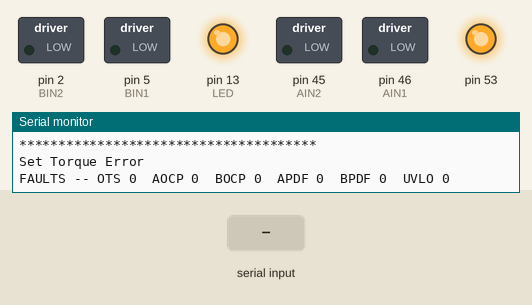
Bench run of a sketch on a simulated Arduino Mega 2560, built with avr-gcc and run on an emulated ATmega2560. On the bench: switched loads named in the sketch (green lamp = pin HIGH), output pins drawn as LEDs (lit = HIGH), the last lines printed to the serial monitor. The test bench sets the inputs (shaded band). Pins used as bus, display or sensor lines are not drawn.

Above: at 1.2 s.
1.3 s: "slow\n" received over Serial
At 2.4 s:
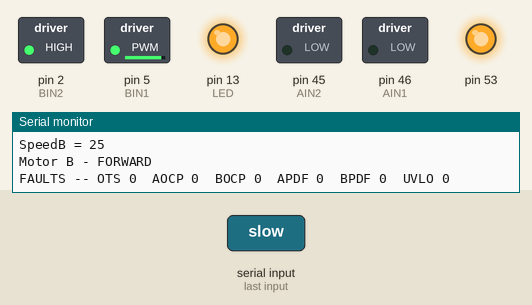
2.8 s: byte 113 ('q') received over Serial
At 3.6 s:
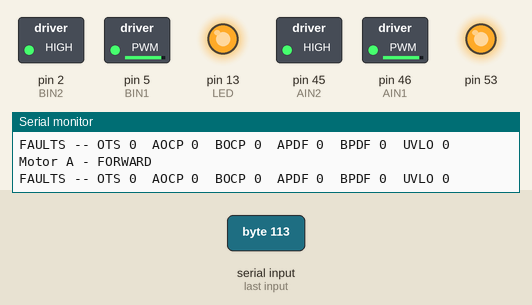
4.3 s: byte 122 ('z') received over Serial
At 4.8 s:
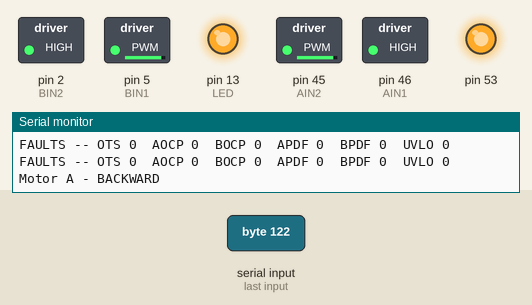
5.8 s: "mixed\n" received over Serial
At 7.0 s:
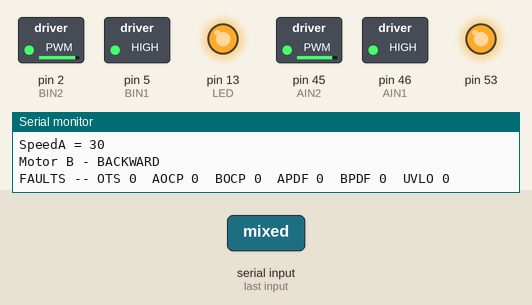
7.3 s: byte 97 ('a') received over Serial
At 8.3 s:
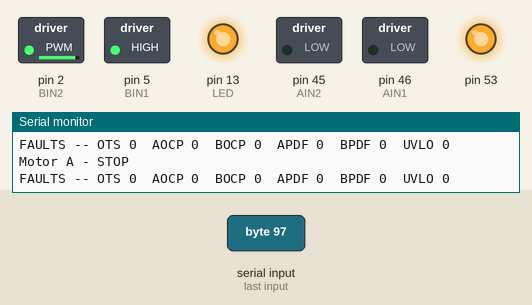
8.8 s: "auto\n" received over Serial
At 9.5 s:
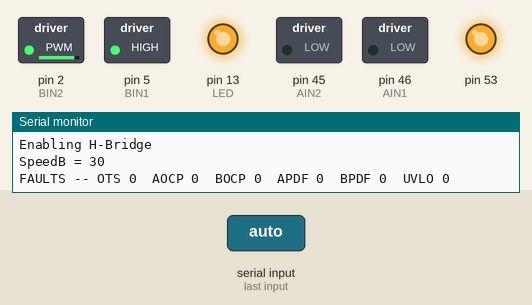
Timing chart, 0 to 11.3 s (numbered marks = the images above; inputs shaded):
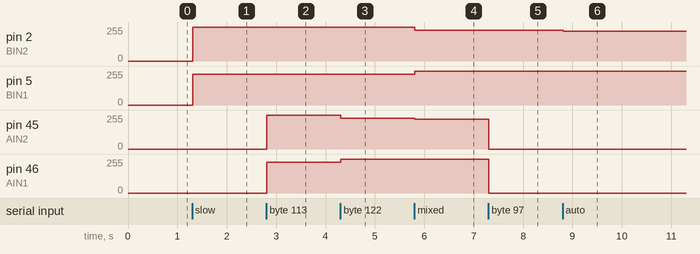

Measured:
- after the input at 1.3 s, pin 2 (BIN2): 0/255 → 255/255 at once; pin 5 (BIN1): 0/255 → 230/255 at once
- after the input at 2.8 s, pin 45 (AIN2): 0/255 → 255/255 at once; pin 46 (AIN1): 0/255 → 230/255 at once
- after the input at 4.3 s, pin 45 (AIN2): 255/255 → 230/255 at once; pin 46 (AIN1): 230/255 → 255/255 at once
- after the input at 5.8 s, pin 2 (BIN2): 255/255 → 230/255 at once; pin 5 (BIN1): 230/255 → 255/255 at once; pin 45 (AIN2): 230/255 → 225/255 at once
- after the input at 7.3 s, pin 45 (AIN2): 225/255 → 0/255 at once; pin 46 (AIN1): 255/255 → 0/255 at once
- after the input at 8.8 s, pin 2 (BIN2): 230/255 → 225/255 at once

The sketch:

DCMotorController.ino
```cpp
#include <SPI.h>
#include <timer.h>

#define LED       13

/* Signal Defines for DRV8704 */
#define SLEEP_n   9
#define RESET     8
#define CS        7

/* Motor Control Pins */
#define AIN1      46
#define AIN2      45
#define BIN1      5
#define BIN2      2

/* Defines for Register Address of DRV8704 */
#define CTRL      0x00
#define TORQUE    0x01
#define OFF       0x02
#define BLANK     0x03
#define DECAY     0x04
#define DRIVE     0x06
#define STATUS    0x07

/* Motor Control States */
#define BRAKE     3
#define FORWARD   2
#define BACK      1
#define STOP      0

/* Create a timer with default settings */
auto timer = timer_create_default();

struct DRV8704{
  bool faults[6];
  uint8_t speedA,speedB;
  uint8_t torque;
  uint8_t stateA, stateB;
};


DRV8704 controller = {
   .faults = {0,0,0,0,0,0},
   /* Set Default Speed of motors to 10% */
   .speedA = 25,
   .speedB = 25,
   /* Default Torque */
   .torque = 255,
   /* Default State of Motors */
   .stateA = STOP,
   .stateB = STOP
};


void setup() {
  /* Set LED Pin as output */
  pinMode(LED, OUTPUT);

  /* Initlialize Digital Pins for DRV8704 */
  pinMode(SLEEP_n, OUTPUT);
  pinMode(RESET, OUTPUT);
  pinMode(CS, OUTPUT);
  pinMode(AIN1, OUTPUT);
  pinMode(AIN2, OUTPUT);
  pinMode(BIN1, OUTPUT);
  pinMode(BIN2, OUTPUT);

  /* Set Initial Values for Digital Pins */
  digitalWrite(SLEEP_n, HIGH);
  digitalWrite(RESET, LOW);
  digitalWrite(CS, LOW);

  /* PWM for Motor 1 */
  TCCR5B = TCCR5B & B11111000 | B00000001;  // for PWM frequency of 31372.55 Hz
  TCCR3B = TCCR3B & B11111000 | B00000001;  // for PWM frequency of 31372.55 Hz

  /* Reset The Board */
  digitalWrite(RESET, HIGH);
  /* Set initial value for PWM */
  analogWrite(AIN1, 0);
  analogWrite(AIN2, 0);
  analogWrite(BIN1, 0);
  analogWrite(BIN2, 0);

  /* Setup Serial Communication */
  Serial.begin(115200);

  /* Setup SPI Communications for DRV8704 */
  SPI.begin();

  /* Turn LED on after Initialization completed */
  digitalWrite(LED, HIGH);

  Serial.println("**************************************");
  Serial.println("**********DRV8704 Test Setup**********");
  Serial.println("**************************************");

  /* Remove from reset */
  digitalWrite(RESET, LOW);

  /* Timers */
  timer.every(1000, printFault , &controller);
  timer.every(50, setMotors , &controller);


  /* Inititalize DRV8704 Parameters */
  /* Enable Hbridge */
  if (setHbridge("on")){
    Serial.println("Enabled HBridge");
  }

  if (setTorque(controller.torque)){
    Serial.println("Set Torque Successful");
  } else{
    Serial.println("Set Torque Error ");
  }
}


void open() {
  digitalWrite(CS, HIGH);
  SPI.beginTransaction(SPISettings(100000, MSBFIRST, SPI_MODE0));
}

void close(){
  SPI.endTransaction();
  digitalWrite(CS, LOW);
}

int read(unsigned int address){
  /*
    Read from a register over SPI using Arduino SPI library.
    Args: address -> int 0xX where X <= 7
    Return: integer representing register value.
    Example:  data = spiReadReg(0x6);
  */
  unsigned int value;
  address = address << 12; // allocate zeros for data
  address |= 0x8000; // set MSB to read (1)
  open();
  value = SPI.transfer16(address); // transfer read request, recieve data
  close();

  return value;
}

void write(unsigned int address, unsigned int value){
   /*
  Write to register over SPI using Arduino SPI library.
  address : int 0xX where X <= 0x7,
  value : int to be written (as binary) to register. (12 bits)
  returns : true if write successful, false otherwise
  Example:  spiWriteReg(0x6, 0x0FF0);
  */
  unsigned int packet=0;

  address = address << 12; // build packet skelleton
  address &= ~0x8000; // set MSB to write (0)
  packet = address | value;
  open();  // open comms
  SPI.transfer16(packet);
  close(); // close
}

void getFault(DRV8704 *temp) {
  memset(temp->faults , 0 , sizeof(temp->faults));
  unsigned int current = read(STATUS) & 0x03F;
  if (current & 0x1) {
    temp->faults[0] = true;
  }
  if (current & 0x2) {
    temp->faults[1] = true;
  }
  if (current & 0x4) {
    temp->faults[2] = true;
  }
  if (current & 0x8) {
    temp->faults[3] = true;
  }
  if (current & 0x10) {
    temp->faults[4] = true;
  }
  if (current & 0x20) {
    temp->faults[5] = true;
  }
}

bool printFault(DRV8704 *temp){
  char str[100];
  getFault(temp);
  memset(str, 0, sizeof(str));
  sprintf(str, "FAULTS -- OTS %d  AOCP %d  BOCP %d  APDF %d  BPDF %d  UVLO %d\r\n",temp->faults[0]
                                                                                  ,temp->faults[1]
                                                                                  ,temp->faults[2]
                                                                                  ,temp->faults[3]
                                                                                  ,temp->faults[4]
                                                                                  ,temp->faults[5]);
  Serial.print(str);

  if (temp->faults[0]){
    Serial.println("Over Temperature Fault");
    clearFault(0);
  }

  if (temp->faults[1]){
    Serial.println("Channel A Over Current");
    clearFault(1);
  }

  if (temp->faults[2]){
    Serial.println("Channel B Over Current");
    clearFault(2);
  }

  if (temp->faults[3]){
    Serial.println("Channel A Predriver Fault");
    clearFault(3);
  }

  if (temp->faults[4]){
    Serial.println("Channel B Predriver Fault");
    clearFault(4);
  }

  if (temp->faults[5]){
    Serial.println("Under Voltage fault");
    clearFault(5);
  }

  return true; // repeat? true
}

/*
clears a Fault if there is one.
value: OTS - over temp                  (0) (auto clear)
    AOCP - Channel A over current       (1)
    BOCP - Channel B "      "           (2)
    APDF - Channel A predriver fault    (3)
    BPDF - Channel B "         "        (4)
    UVLO - Undervoltage                 (5) (should be auto clear, But apparently not)
*/
void clearFault(int value) {
  write(STATUS, 0<<value);
}


void setMotors(DRV8704 *temp){
  switch(temp->stateA){
    case STOP:
      analogWrite(AIN1 , 0);
      analogWrite(AIN2 , 0);
    break;

    case FORWARD:
      analogWrite(AIN1 , 255 - temp->speedA);
      analogWrite(AIN2 , 255);
    break;

    case BACK:
      analogWrite(AIN1 , 255);
      analogWrite(AIN2 , 255 - temp->speedA);
    break;

    default:
    break;
  }
  switch(temp->stateB){
    case STOP:
      analogWrite(BIN1 , 0);
      analogWrite(BIN2 , 0);
    break;

    case FORWARD:
      analogWrite(BIN1 , 255 - temp->speedB);
      analogWrite(BIN2 , 255);
    break;

    case BACK:
      analogWrite(BIN1 , 255);
      analogWrite(BIN2 , 255 - temp->speedB);
    break;

    default:
    break;
  }
  setTorque(temp->torque);
  return true; // repeat? true
}

unsigned int getTDecay() {
  return read(DECAY) & 0x0FF;
}

bool setTDecay(unsigned int value) {
  unsigned int current = read(DECAY)  & ~0xF000;
  unsigned int outgoing;

  if(value <= 255 && value >= 0) {
    outgoing = current & 0xF00; // clear bits 7-0
    outgoing |= value; // set bits 7-0
  } else {
    outgoing = current; // do nothing
    return false;
  }
  write(DECAY, outgoing);

  return (getTDecay == value) ? true : false;
}

char * getDecMode() {
  unsigned int current = read(DECAY) & 0x700;
  char* get = "none";

  if (current == 0x000) {
    get = "slow";
  } else if (current == 0x200) {
    get = "fast";
  } else if (current == 0x300) {
    get = "mixed";
  } else if (current == 0x500) {
    get = "auto";
  }
  return get;
}

bool setDecMode(char* value) {
  unsigned int current = read(DECAY)  & ~0xF000;
  unsigned int outgoing;

  if(value == "slow") {
    outgoing = current & ~0x700;// clear bits 10-8
  } else if (value == "fast") {
    outgoing = current & ~0x700; // clear bits 10-8
    outgoing |= 0x200; // set bit 9
  } else if (value == "mixed") {
    outgoing = current & ~0x700; // clear bits 10-8
    outgoing |= 0x300; // set bits 9-8
  } else if (value == "auto") {
    outgoing = current & ~0x700; // clear bits 10-8
    outgoing |= 0x500; // set bits 10 and 8
  } else {
    outgoing = current; // do nothing
    return false;
  }
  write(DECAY, outgoing);
  return (getDecMode() == value) ? true: false;
}


int getIDriveN() {
  unsigned int current = read(DRIVE) & 0x300;
  int get = 0;

  if (current == 0x000) {
    get = 100;
  } else if (current == 0x100) {
    get = 200;
  } else if (current == 0x200) {
    get = 300;
  } else if (current == 0x300) {
    get = 400;
  }

  return get;
}

int getIDriveP() {
  unsigned int current = read(DRIVE) & 0xC00;
  int get = 0;

  if (current == 0x000) {
    get = 50;
  } else if (current == 0x400) {
    get = 100;
  } else if (current == 0x800) {
    get = 150;
  } else if (current == 0xC00) {
    get = 200;
  }

  return get;
}

char* getHbridge() {
  unsigned int current = read(CTRL) & 0x001;
  char* get = "none";

  if (current == 0) {
    get = "off";
  } else if (current == 1) {
    get = "on";
  }

  return get;
}

int getISGain() {
  unsigned int current = read(CTRL) & 0x300;
  int get = 0;

  if (current == 0x000) {
    get = 5;
  } else if (current == 0x100) {
    get = 10;
  } else if (current == 0x200) {
    get = 20;
  } else if (current == 0x300) {
    get = 40;
  }

  return get;
}

int getDTime() {
  unsigned int current = read(CTRL) & 0xC00;
  int get = 0;

  if (current == 0x000) {
    get = 410;
  } else if (current == 0x400) {
    get = 460;
  } else if (current == 0x800) {
    get = 670;
  } else if (current == 0xC00) {
    get = 880;
  }

  return get;
}

unsigned int getTorque() {
  return read(TORQUE) & 0x0FF;
}

unsigned int getTOff() {
  return read(OFF) & 0x0FF;
}

unsigned int getTBlank() {
  return read(BLANK) & 0x0FF;
}

int getOCPThresh() {
  unsigned int current = read(DRIVE) & 0x003;
  int get = 0;

  if (current == 0x000) {
    get = 250;
  } else if (current == 0x001) {
    get = 500;
  } else if (current == 0x002) {
    get = 750;
  } else if (current == 0x003) {
    get = 1000;
  }

  return get;
}

float getOCPDeglitchTime() {
  unsigned int current = read(DRIVE) & 0x00C;
  float get = 0;

  if (current == 0x000) {
    get = 1.05;
  } else if (current == 0x002) {
    get = 2.1;
  } else if (current == 0x004) {
    get = 4.2;
  } else if (current == 0x00C) {
    get = 8.4;
  }

  return get;
}

int getTDriveN() {
  unsigned int current = read(DRIVE) & 0x030;
  int get = 0;

  if (current == 0x000) {
    get = 263;
  } else if (current == 0x010) {
    get = 525;
  } else if (current == 0x020) {
    get = 1050;
  } else if (current == 0x030) {
    get = 2100;
  }

  return get;
}

int getTDriveP() {
  unsigned int current = read(DRIVE) & 0x0C0;
  int get = 0;

  if (current == 0x000) {
    get = 263;
  } else if (current == 0x040) {
    get = 525;
  } else if (current == 0x080) {
    get = 1050;
  } else if (current == 0x0C0) {
    get = 2100;
  }

  return get;
}


bool setIDriveN(int value) {
  unsigned int current = read(DRIVE) & ~0xF000;
  unsigned int outgoing;

  if (value == 100) {
    outgoing = current & ~0x300; // clear bits 9-8
  } else if (value == 200) {
    outgoing = current & ~0x300; // clear bits 9-8
    outgoing |= 0x100; // set bit 8
  } else if (value == 300) {
    outgoing = current & ~0x300; // clear bits 9-8
    outgoing |= 0x200; // set bit 9
  } else if (value == 400) {
    outgoing = current | 0x300; // set bits 9-8
  } else {
    outgoing = current;
    return false;
  }

  write(DRIVE, outgoing);
  return (getIDriveN == value) ? true : false ;
}

bool setIDriveP(int value) {
  unsigned int current = read(DRIVE) & ~0xF000;
  unsigned int outgoing;

  if (value == 50) {
    outgoing = current & ~0xC00; // clear bits 11-10
  } else if (value == 100) {
    outgoing = current & ~0xC00; // clear bits 11-10
    outgoing |= 0x400; // set bit 8
  } else if (value == 150) {
    outgoing = current & ~0xC00; // clear bits 11-10
    outgoing |= 0x800; // set bit 9
  } else if (value == 200) {
    outgoing = current | 0xC00; // set bits 11-10
  } else {
    outgoing = current;
    return false;
  }

  write(DRIVE, outgoing);
  return (getIDriveP() == value) ? true : false;
}

bool setHbridge(char* value) {
  // clear bits 16-13 from the read data (not used)
  unsigned int current = read(CTRL) & ~0xF000;
  unsigned int outgoing;

  if (value == "off") {
    outgoing = current & ~0x001; // clear bit 0
  } else if (value == "on") {
    outgoing = current | 0x001; // set bit 0
  } else {
    outgoing = current; // do nothing
    return false;
  }

  write(CTRL, outgoing);

  return (getHbridge() == value ? true : false);
}

bool setISGain(int value) {
  unsigned int current = read(CTRL) & ~0xF000;
  unsigned int outgoing;

  if (value == 5) {
    outgoing = current & ~0x300; // clear bits 9-8
  } else if (value == 10) {
    outgoing = current | 0x100; // set bit 8
    outgoing &= ~0x200; // clear bit 9
  } else if (value == 20) {
    outgoing = current | 0x200; // set bit 9
    outgoing &= ~0x100; // clear bit 8
  } else if (value == 40) {
    outgoing = current | 0x300; // set bits 9-8
  } else {
    outgoing = current; // do nothing
    return false;
  }

  write(CTRL, outgoing);

  return (getISGain() == value) ? true : false;
}

bool setDTime(int value) {
  unsigned int current = read(CTRL) & ~0xF000;
  unsigned int outgoing;

  if (value == 410) {
    outgoing = current & ~0xC00; // clear bits 11-10
  } else if (value == 460) {
    outgoing = current | 0x400; // set bit 10
    outgoing &= ~0x800; // clear bit 11
  } else if (value == 670) {
    outgoing = current | 0x800; // set bit 11
    outgoing &= ~0x400; // clear bit 10
  } else if (value == 880) {
    outgoing = current | 0xC00; // set bits 11-10
  } else {
    outgoing = current; // do nothing
    return false;
  }

  write(CTRL, outgoing);

  return (getDTime() == value) ? true : false;
}

bool setTorque(unsigned int value) {
  unsigned int current = read(TORQUE) & ~0xF000;
  unsigned int outgoing;

  if(value <= 255 && value >= 0) {
    outgoing = current & 0xF00; // clear bits 7-0
    outgoing |= value; // set bits 7-0
  } else {
    outgoing = current; // do nothing
    return false;
  }

  write(TORQUE, outgoing);
  return (getTorque() == value) ? true : false;
}

bool setTOff(unsigned int value) {
  unsigned int current = read(OFF) & ~0xF000;
  unsigned int outgoing;

  if(value <= 255 && value >= 0) {
    outgoing = current & 0xF00; // clear bits 7-0
    outgoing |= value; // set bits 7-0
  } else {
    outgoing = current; // do nothing
    return false;
  }

  write(OFF, outgoing);
  return (getTOff() == value) ? true : false;
}

bool setTBlank(unsigned int value) {
  unsigned int current = read(BLANK) & ~0xF000;
  unsigned int outgoing;

  if(value <= 255 && value >= 0) {
    outgoing = current & 0xF00; // clear bits 7-0
    outgoing |= value; // set bits 7-0
  } else {
    outgoing = current; // do nothing
    return false;
  }

  write(BLANK, outgoing);
  return (getTBlank() == value) ? true: false ;
}

bool setTDriveN(int value) {
  unsigned int current = read(DRIVE) & ~0xF000;
  unsigned int outgoing;

  if (value == 263) {
    outgoing = current & ~0x030; // clear bits 5-4
  } else if (value == 525) {
    outgoing = current & ~0x030; // clear bits 5-4
    outgoing |= 0x010; // set bit 4
  } else if (value == 1050) {
    outgoing = current & ~0x030; // clear bits 5-4
    outgoing |= 0x020; // set bit 5
  } else if (value == 2100) {
    outgoing = current | 0x030; // set bits 5-4
  } else {
    outgoing = current;
    return false;
  }

  write(DRIVE, outgoing);
  return (getTDriveN() == value) ? true : false;
}

bool setTDriveP(int value) {
  unsigned int current = read(DRIVE) & ~0xF000;
  unsigned int outgoing;

  if (value == 263) {
    outgoing = current & ~0x0C0; // clear bits 7-6
  } else if (value == 525) {
    outgoing = current & ~0x0C0; // clear bits 7-6
    outgoing |= 0x040; // set bit 6
  } else if (value == 1050) {
    outgoing = current & ~0x0C0; // clear bits 7-6
    outgoing |= 0x080; // set bit 7
  } else if (value == 2100) {
    outgoing = current | 0x0C0; // set bits 7-6
  } else {
    outgoing = current;
    return false;
  }

  write(DRIVE, outgoing);
  return (getTDriveP() == value) ? true : false;
}

bool setOCPThresh(int value) {
  unsigned int current = read(DRIVE)  & ~0xF000;
  unsigned int outgoing;

  if (value == 250) {
    outgoing = current & ~0x003; // clear bits 1-0
  } else if (value == 500) {
    outgoing = current & ~0x003; // clear bits 1-0
    outgoing |= 0x001; // set bit 0
  } else if (value == 750) {
    outgoing = current & ~0x003; // clear bits 1-0
    outgoing |= 0x002; // set bit 1
  } else if (value == 1000) {
    outgoing = current | 0x003; // set bits 1-0
  } else {
    outgoing = current;
    return false;
  }

  write(DRIVE, outgoing);
  return (getOCPThresh() == value) ? true : false;
}

bool setOCPDeglitchTime(float value) {
  unsigned int current = read(DRIVE) & ~0xF000;
  unsigned int outgoing;

  if (value == 1.05) {
    outgoing = current & ~0x00C; // clear bits 3-2
  } else if (value == 2.1) {
    outgoing = current & ~0x00C; // clear bits 3-2
    outgoing |= 0x004; // set bit 2
  } else if (value == 4.2) {
    outgoing = current & ~0x00C; // clear bits 3-2
    outgoing |= 0x008; // set bit 3
  } else if (value == 8.4) {
    outgoing = current | 0x00C; // set bits 3-2
  } else {
    outgoing = current;
    return false;
  }

  write(DRIVE, outgoing);
  return (getOCPDeglitchTime() == value) ? true : false;
}

void loop() {
  char ch;
  timer.tick();
  if (Serial.available()){
    ch = Serial.read();
    switch(ch){

      /* Increase PWM value for Motor A */
      case 'i':
      case 'I':
        (controller.speedA <= 250)?  controller.speedA += 5 : controller.speedA = 255;
        Serial.print("SpeedA = ");
        Serial.println(controller.speedA);
      break;

      /* Decrease PWM Value for Motor A */
      case 'k':
      case 'K':
        (controller.speedA >= 5)?  controller.speedA -= 5 : controller.speedA = 0;
        Serial.print("SpeedA = ");
        Serial.println(controller.speedA);
      break;

      /* Increase PWM value for Motor B */
      case 'o':
      case 'O':
        (controller.speedB <= 250)?  controller.speedB += 5 : controller.speedB = 255;
        Serial.print("SpeedB = ");
        Serial.println(controller.speedB);
      break;

      /* Decrease PWM Value for Motor B */
      case 'l':
      case 'L':
        (controller.speedB >= 5)?  controller.speedB -= 5 : controller.speedB = 0;
        Serial.print("SpeedB = ");
        Serial.println(controller.speedB);
      break;

      /* Command to set state of Motor A */
      case 'q':
      case 'Q':
        controller.stateA = FORWARD;
        Serial.println("Motor A - FORWARD");
      break;

      case 'a':
      case 'A':
        controller.stateA = STOP;
        Serial.println("Motor A - STOP");
      break;

      case 'z':
      case 'Z':
        controller.stateA = BACK;
        Serial.println("Motor A - BACKWARD");
      break;

      /* Command to set state of Motor B */
      case 'w':
      case 'W':
        controller.stateB = FORWARD;
        Serial.println("Motor B - FORWARD");
      break;

      case 's':
      case 'S':
        controller.stateB = STOP;
        Serial.println("Motor B - STOP");
      break;

      case 'x':
      case 'X':
        controller.stateB = BACK;
        Serial.println("Motor B - BACKWARD");
      break;

      /* Enable And Disable H-Bridge */
      case 'j':
      case 'J':
        Serial.println("Disabling H-Bridge");
        setHbridge("off");
      break;

      case 'u':
      case 'U':
        Serial.println("Enabling H-Bridge");
        setHbridge("on");
      break;

      /* Increment and Decrement value of Torque */
      case 'y':
      case 'Y':
        (controller.torque <= 250)?  controller.torque += 5 : controller.torque = 255;
        Serial.print("Torque  = ");
        Serial.println(controller.torque);
      break;

      case 'h':
      case 'H':
        (controller.torque >= 5)?  controller.torque -= 5 : controller.torque = 0;
        Serial.print("Torque  = ");
        Serial.println(controller.torque);
      break;

      default:
      break;
    }
  }
}
```
